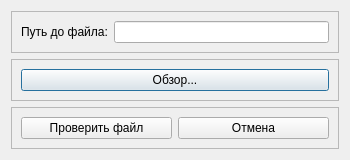
<?xml version="1.0" encoding="UTF-8"?>
<ui version="4.0">
 <class>ParsingFilePath</class>
 <widget class="QDialog" name="ParsingFilePath">
  <property name="geometry">
   <rect>
    <x>0</x>
    <y>0</y>
    <width>350</width>
    <height>160</height>
   </rect>
  </property>
  <property name="minimumSize">
   <size>
    <width>350</width>
    <height>160</height>
   </size>
  </property>
  <property name="maximumSize">
   <size>
    <width>350</width>
    <height>160</height>
   </size>
  </property>
  <property name="windowTitle">
   <string>Путь до файла</string>
  </property>
  <layout class="QVBoxLayout" name="verticalLayout">
   <item>
    <widget class="QFrame" name="frame">
     <property name="frameShape">
      <enum>QFrame::StyledPanel</enum>
     </property>
     <property name="frameShadow">
      <enum>QFrame::Raised</enum>
     </property>
     <layout class="QHBoxLayout" name="horizontalLayout">
      <item>
       <widget class="QLabel" name="label">
        <property name="text">
         <string>Путь до файла:</string>
        </property>
       </widget>
      </item>
      <item>
       <widget class="QLineEdit" name="file_path_field"/>
      </item>
     </layout>
    </widget>
   </item>
   <item>
    <widget class="QFrame" name="frame_2">
     <property name="frameShape">
      <enum>QFrame::StyledPanel</enum>
     </property>
     <property name="frameShadow">
      <enum>QFrame::Raised</enum>
     </property>
     <layout class="QHBoxLayout" name="horizontalLayout_2">
      <item>
       <widget class="QPushButton" name="btn_path">
        <property name="text">
         <string>Обзор...</string>
        </property>
       </widget>
      </item>
     </layout>
    </widget>
   </item>
   <item>
    <widget class="QFrame" name="frame_3">
     <property name="frameShape">
      <enum>QFrame::StyledPanel</enum>
     </property>
     <property name="frameShadow">
      <enum>QFrame::Raised</enum>
     </property>
     <layout class="QHBoxLayout" name="horizontalLayout_3">
      <item>
       <widget class="QPushButton" name="btn_check_file">
        <property name="text">
         <string>Проверить файл</string>
        </property>
       </widget>
      </item>
      <item>
       <widget class="QPushButton" name="btn_cancle">
        <property name="text">
         <string>Отмена</string>
        </property>
       </widget>
      </item>
     </layout>
    </widget>
   </item>
  </layout>
 </widget>
 <resources/>
 <connections/>
</ui>
